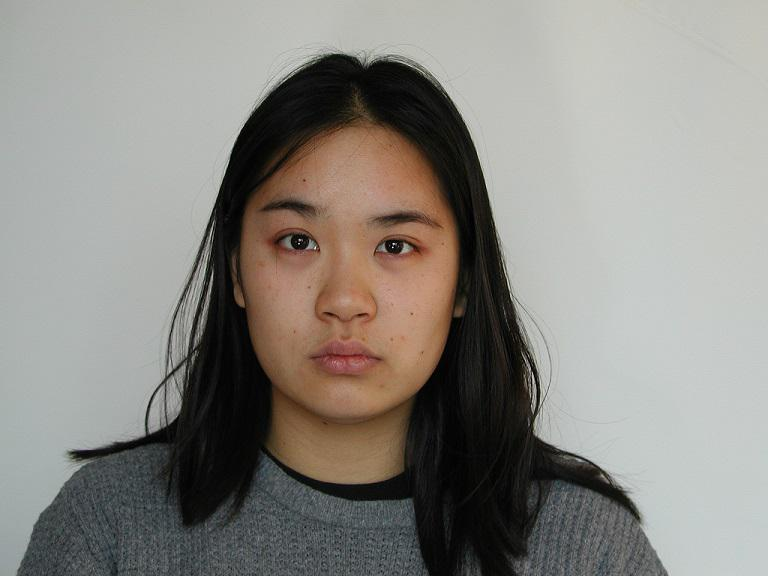
#> input picture data/images/003.jpg, 768 x 576 px, found by its file name
$ jupyter execute --allow-errors test.ipynb   (shell and % lines are left out)   (older library calls are emulated)
#> lines starting #> are read from the running program, lines starting #| are printed output that depends on the picture
[cell 1]
import numpy as np
import time
import os
import pandas as pd
import matplotlib.pyplot as plt

import cv2
import tensorflow as tf
import json
from urllib import request, parse

from PIL import Image
from matplotlib.patches import Ellipse, Circle
from sklearn.utils import shuffle
from tensorflow.python.platform import gfile

[cell 2]
EYE_W = 80
EYE_H = 60
def getEye4Image(imageFilePath):
#     image = Image.open(imageFilePath)
    image  = cv2.imread(imageFilePath, cv2.IMREAD_COLOR)
    img = cv2.GaussianBlur(image, (5,5), 1.5);
    gray = cv2.cvtColor(img, cv2.COLOR_RGB2GRAY)
#     img = cv2.cvtColor(np.asarray(image),cv2.COLOR_RGB2BGR)

    g = Image.fromarray(cv2.cvtColor(gray,cv2.COLOR_GRAY2RGB))
    faceCascade = cv2.CascadeClassifier('../model/haarcascade_frontalface_default.xml')
    faces = faceCascade.detectMultiScale(image, 1.1,2, cv2.CASCADE_SCALE_IMAGE,minSize=(100,100))

    if len(faces) > 0:
        size = 0
        n = 0
        for i in range(len(faces)):
            if size < faces[i][2]:
                size = faces[i][2]
                n = i
        fx = faces[n][0]
        fy = faces[n][1]
        fw = faces[n][2]
        fh = faces[n][3]
        face = image[fy:fy+fh, fx:fx+fw]
        eyeCascade = cv2.CascadeClassifier('../model/haarcascade_lefteye_2splits.xml')
        eyes = eyeCascade.detectMultiScale(face, 1.2,2)
#         print('eye:',len(eyes))
        if len(eyes) > 0:
            lr = 1024
            for i in range(len(eyes)):
                if lr > eyes[i][0]:
                    lr = eyes[i][0]
                    n = i
            w = eyes[n][2]
            h = eyes[n][3]
            x = fx + eyes[n][0]
            y = fy + eyes[n][1] + h/4
            h = h*3/4
            print(x, y, w, h)
# [12 lines of commented-out code are left out]

    eyeX = x
    eyeY = y

    eyeW = w
    eyeH = int(w*3/4.0)

    eyeBox = (eyeX, eyeY, eyeX+eyeW, eyeY+eyeH)

    eye = g.crop(eyeBox)
    eyeImage = eye.resize((EYE_W,EYE_H),Image.ANTIALIAS)
    eyeGray = eyeImage.convert('L')
    eyeData = np.array(eyeGray)
# [4 lines of commented-out code are left out]
    return eyeData,eyeImage,eyeX,eyeY,eyeW,eyeH

def getTestData(eye):
    data_list = []
    data = eye/255.0
    data_list.append(data)
    X = np.vstack(data_list)
    X = X.reshape(-1, EYE_W*EYE_H, 1)
    return X

[cell 3]
def display(name):
    eyeData, eyeImage, eyeX, eyeY, eyeW, eyeH= getEye4Image(name)
    xyc = ['RAX','RAY','yellow',
          'ROX','ROY','red',
          'RBX','RBY','blue',
          'RUX','RUY','green',
          'RDX','RDY','aqua',

#           'LAX','LAY','yellow',
#           'LOX','LOY','red',
#           'LBX','LBY','blue',
#           'LUX','LUY','green',
#           'LDX','LDY','aqua'
    ]
    eye_label = []
    test_list = getTestData(eyeData)
    with tf.gfile.FastGFile('../data/eye_17000.pb', 'rb') as f:
            graph_def = tf.GraphDef()
            graph_def.ParseFromString(f.read())
            tf.import_graph_def(graph_def, name='')
    with tf.Session() as sess:
        out_tensor_name = 'layer/out/p/output:0'
        out_data_tensor = sess.graph.get_tensor_by_name(out_tensor_name)
        batch_xs = test_list[0:1,...]
#         print(batch_xs.shape)
        batch_xs = batch_xs.reshape(-1, EYE_W*EYE_H)
        data_tensor = sess.run(out_data_tensor,{'input/x:0':batch_xs,'input/k:0':1.0})
#         print(data_tensor)
    plt.figure(figsize=(6,2))
    ax = plt.subplot(121)
    plt.imshow(eyeImage)
    for i in range(5):
        px = data_tensor[0][2*i]*EYE_W/2.0 + EYE_W/2.0 #flag[xyc[i*3]] - eyeX
        py = data_tensor[0][2*i+1]*EYE_W/2.0 + EYE_W/2.0 #flag[xyc[i*3+1]] - eyeY
        plt.plot(int(px), int(py), '.', label='point', color=xyc[i*3+2])
    plt.show()

[cell 4]
display('../data/003.jpg')
#> in getEye4Image, image is the input picture: shape (576, 768, 3); mean B, G, R 130, 135.6, 138.6
#> in getEye4Image, `gray = cv2.cvtColor(img, cv2.COLOR_RGB2GRAY)`:
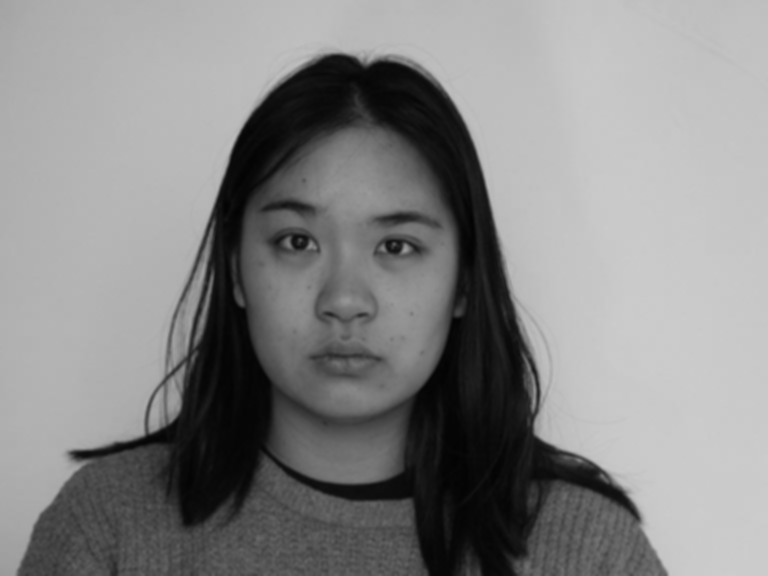
#> gray: shape (576, 768); min 2, max 205, mean 134.2
#> in getEye4Image, `faces = faceCascade.detectMultiScale(image, 1.1,2, cv2.CASCADE_SCALE_I..`: faces = [[213, 138, 274, 274]]
#> the loop in getEye4Image, `for i in range(len(faces)):` made 1 pass
#> (size, n) on pass 1: (274, 0)
#> after the loop in getEye4Image, `for i in range(len(faces)):`: n = 0; size = 274
#> in getEye4Image, `fx = faces[n][0]`: fx = 213
#> in getEye4Image, `fy = faces[n][1]`: fy = 138
#> in getEye4Image, `fw = faces[n][2]`: fw = 274
#> in getEye4Image, `face = image[fy:fy+fh, fx:fx+fw]`:
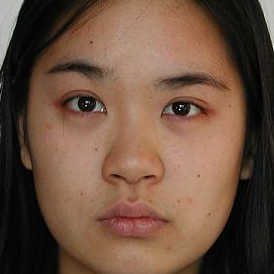
#> face: shape (274, 274, 3); mean B, G, R 63.8, 81.3, 108.9
#> in getEye4Image, `eyes = eyeCascade.detectMultiScale(face, 1.2,2)`: eyes = [[157, 68, 62, 62], [56, 62, 65, 65]]
#> the loop in getEye4Image, `for i in range(len(eyes)):` made 2 passes
#> (lr, n) on passes 1 to 2: (157, 0), (56, 1)
#> after the loop in getEye4Image, `for i in range(len(eyes)):`: lr = 56; n = 1
#> in getEye4Image, `w = eyes[n][2]`: w = 65
#> in getEye4Image, `x = fx + eyes[n][0]`: x = 269
#> in getEye4Image, `y = fy + eyes[n][1] + h/4`: y = 216.2
#> in getEye4Image, `h = h*3/4`: h = 48.75
#| 269 216.25 65 48.75
#> in getEye4Image, `eyeX = x`: eyeX = 269
#> in getEye4Image, `eyeY = y`: eyeY = 216.2
#> in getEye4Image, `eyeW = w`: eyeW = 65
#> in getEye4Image, `eyeH = int(w*3/4.0)`: eyeH = 48
#> in getEye4Image, `eyeBox = (eyeX, eyeY, eyeX+eyeW, eyeY+eyeH)`: eyeBox = (269, 216.2, 334, 264.2)
#> in getEye4Image, `eye = g.crop(eyeBox)`:
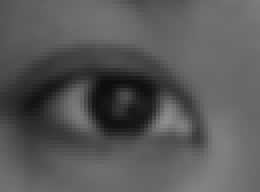
#> eye: PIL image 65x48 RGB (shown 4 times larger); min 13, max 141, mean 88.3
#> in display, `eyeData, eyeImage, eyeX, eyeY, eyeW, eyeH= getEye4Image(name)`: eyeX = 269; eyeY = 216.2; eyeW = 65; eyeH = 48
#> in getTestData, `X = X.reshape(-1, EYE_W*EYE_H, 1)`: X = 4800 values, max 0.557 at index 3011, min 0.051 at index 2112, mean 0.346
#> in display, `test_list = getTestData(eyeData)`: test_list has the same summary as X in getTestData
#> (the call stopped at in display, `with tf.gfile.FastGFile('../data/eye_17000.pb', 'rb') as f:`: tensorflow is not available in this run)
#> (the rest of this cell did not finish here and is left out)

display('../data/test.002.jpg')

[cell 5]
eyeData, eyeImage, eyeX, eyeY, eyeW, eyeH= getEye4Image('../data/003.jpg')
#| 269 216.25 65 48.75
#> eyeX = 269; eyeY = 216.2; eyeW = 65; eyeH = 48
# eyeData, eyeImage, eyeX, eyeY, eyeW, eyeH= getEye4Image('../data/test.001.jpg')

[cell 6]
xyc = ['RAX','RAY','yellow',
          'ROX','ROY','red',
          'RBX','RBY','blue',
          'RUX','RUY','green',
          'RDX','RDY','aqua',

#           'LAX','LAY','yellow',
#           'LOX','LOY','red',
#           'LBX','LBY','blue',
#           'LUX','LUY','green',
#           'LDX','LDY','aqua'
    ]
eye_label = []

test_list = getTestData(eyeData)
#> test_list has the same summary as X in getTestData

#> (the rest of this cell did not finish here and is left out)

[cell 7]
import Number as num
import time
#> (the rest of this cell did not finish here and is left out)

[cell 8]
import tensorflow as tf
import numpy as np
import matplotlib.pyplot as plt
import pandas as pd
from sklearn.utils import shuffle
from tensorflow.python.platform import gfile
#from tensorflow.python.framework import graph_util
from PIL import Image

import time

sess = None
w = 60#360
h = 80#178
ws = 150
hs = 52
box0  = [
    [ws,hs+1353, w, h],
    [ws,hs+1531, w, h],
    [ws,hs+1711, w, h],
#     [ws,hs+1888, w, h],

    [ws+361,hs+1353, w, h],
    [ws+361,hs+1531, w, h],
    [ws+361,hs+1711, w, h],
    [ws+361,hs+1888, w, h],

    [ws+721,hs+1353, w, h],
    [ws+721,hs+1531, w, h],
    [ws+721,hs+1711, w, h],
#     [ws+721,hs+1888, w, h],
]
box  = [
    [ws,hs+1408, w, h],
    [ws,hs+1597, w, h],
    [ws,hs+1784, w, h],
#     [ws,hs+1971, w, h],

    [ws+361,hs+1408, w, h],
    [ws+361,hs+1597, w, h],
    [ws+361,hs+1784, w, h],
    [ws+361,hs+1971, w, h],

    [ws+721,hs+1408, w, h],
    [ws+721,hs+1597, w, h],
    [ws+721,hs+1784, w, h],
#     [ws+721,hs+1971, w, h],
]

[cell 9]
def get_image(filename):
    img = np.array(Image.open(filename).convert('L'),'f')
    ss = img.reshape(-1, w*h)
    return ss

[cell 10]
def getNumImg(name):
    img = Image.open(name)
    data_list = []
    for i in range(len(box)):
        b = (box[i][0], box[i][1], box[i][0]+box[i][2], box[i][1]+box[i][3])
        roi = img.crop(b)
#         print(type(roi))
        roi.save('tmp.png')
        d = get_image('tmp.png')
        d = d/255.0
#         tf.cast(d, tf.float32)
        ss = d.reshape(w*h,1)
#         image_val = tf.concat(0,ss)
        data_list.append(ss)
    X = np.vstack(data_list)
    X = X.reshape(-1, w*h, 1)

    return X

def display(name):
    img = Image.open(name)

    box = (0, 1080, 1330, 2160)
    roi = img.crop(box)
#     sq = img.shape[0]
#     print("sq:%s %s" % (sq, img.shape))

#     one_image = img.reshape(int(sq), int(sq))
    plt.axis('off')
    plt.imshow(roi)
    plt.show()

def getNum(fileName):

    test_list = getNumImg(fileName)
    name_str = [
        '数字0',
        '数字1',
        '数字2',
        '数字3',
        '数字4',
        '数字5',
        '数字6',
        '数字7',
        '数字8',
        '数字9',
        ]
    num_label = []
    with tf.gfile.FastGFile('./num.pb', 'rb') as f:
            graph_def = tf.GraphDef()
            graph_def.ParseFromString(f.read())
            tf.import_graph_def(graph_def, name='')
    with tf.Session() as sess:
        out_tensor_name = 'layer/out/p/output:0'
        out_data_tensor = sess.graph.get_tensor_by_name(out_tensor_name)
        batch_xs = test_list[0:10,...]
        batch_xs = batch_xs.reshape(-1, w*h)
        data_tensor = sess.run(out_data_tensor,{'input/x:0':batch_xs,'input/k:0':1.0})
        for i in range(10):
            predictions = np.squeeze(data_tensor[i])
            top_k = predictions.argsort()[-1:][::-1]
            for node_id in top_k:
                score = predictions[node_id]
                num_label.append(node_id)
        #         print(score)
                #print('位置 %s %s (识别概率：%.5f)' % (i,name_str[int(node_id)], score))
#             print()
    return num_label

#> (a cell that did not finish here is left out)

$ run again, with data/images/001.jpg copied over data/images/003.jpg
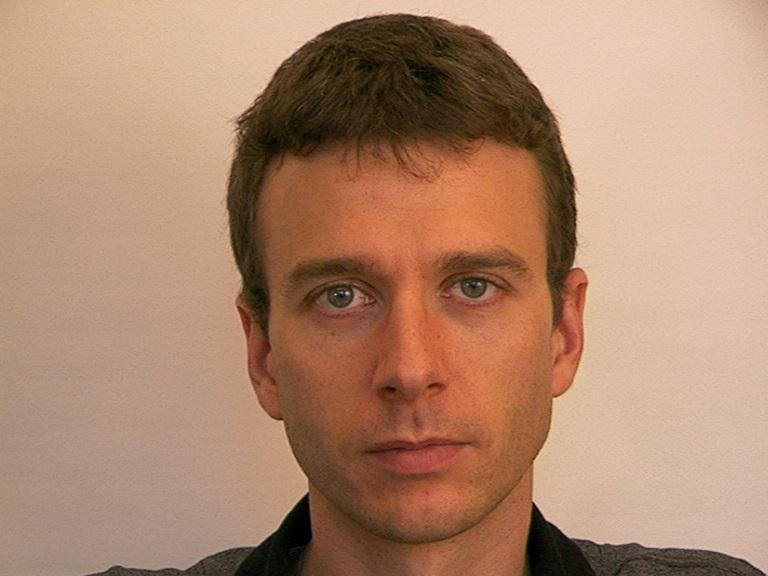
#> input picture data/images/001.jpg, 768 x 576 px, found by its file name
#> in getEye4Image, image is the input picture: shape (576, 768, 3); mean B, G, R 110.3, 135.6, 174.4
#> faces = [[226, 152, 354, 354]]
#> the loop in getEye4Image, `for i in range(len(faces)):` made 1 pass
#> (size, n) on pass 1: (354, 0)
#> after the loop in getEye4Image, `for i in range(len(faces)):`: n = 0; size = 354
#> fx = 226
#> fy = 152
#> fw = 354
#> in getEye4Image, `face = image[fy:fy+fh, fx:fx+fw]`:
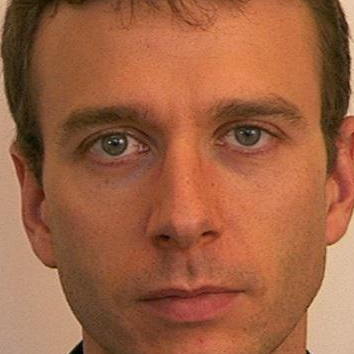
#> face: shape (354, 354, 3); mean B, G, R 66.3, 97.8, 158.2
#> eyes = [[215, 85, 78, 78], [79, 96, 77, 77]]
#> the loop in getEye4Image, `for i in range(len(eyes)):` made 2 passes
#> (lr, n) on passes 1 to 2: (215, 0), (79, 1)
#> after the loop in getEye4Image, `for i in range(len(eyes)):`: lr = 79; n = 1
#> w = 77
#> x = 305
#> y = 267.2
#> in getEye4Image, `h = h*3/4`: h = 57.75
#| 305 267.25 77 57.75
#> in getEye4Image, `eyeX = x`: eyeX = 305
#> in getEye4Image, `eyeY = y`: eyeY = 267.2
#> in getEye4Image, `eyeW = w`: eyeW = 77
#> in getEye4Image, `eyeH = int(w*3/4.0)`: eyeH = 57
#> eyeBox = (305, 267.2, 382, 324.2)
#> in getEye4Image, `eye = g.crop(eyeBox)`:
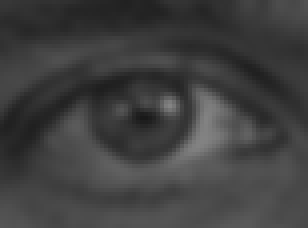
#> eye: PIL image 77x57 RGB (shown 4 times larger); min 25, max 132, mean 63.5
#> in display, `eyeData, eyeImage, eyeX, eyeY, eyeW, eyeH= getEye4Image(name)`: eyeX = 305; eyeY = 267.2; eyeW = 77; eyeH = 57
#> X = 4800 values, max 0.51 at index 2203, min 0.102 at index 2436, mean 0.249
#> in display, `test_list = getTestData(eyeData)`: test_list has the same summary as X in getTestData
#| 305 267.25 77 57.75
#> `eyeData, eyeImage, eyeX, eyeY, eyeW, eyeH= getEye4Image('../data/003.j..`: eyeX = 305; eyeY = 267.2; eyeW = 77; eyeH = 57
#> `test_list = getTestData(eyeData)`: test_list has the same summary as X in getTestData

$ run again, with data/images/002.jpg copied over data/images/003.jpg
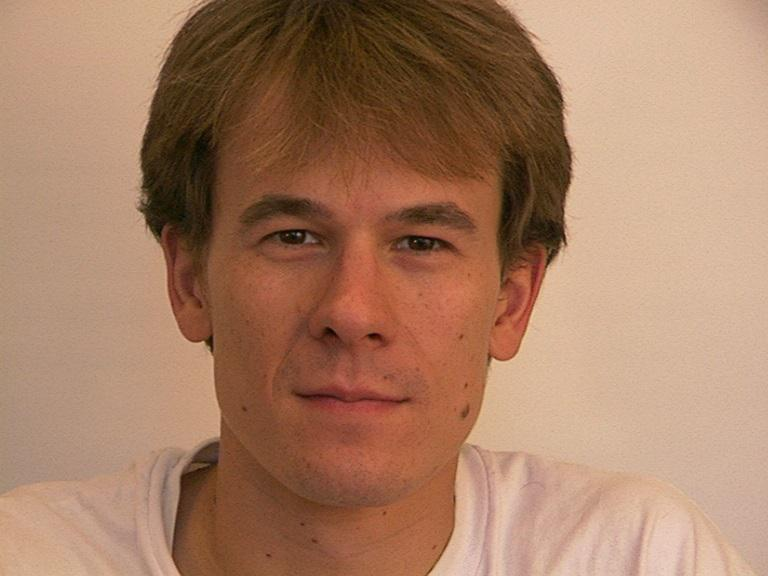
#> input picture data/images/002.jpg, 768 x 576 px, found by its file name
#> in getEye4Image, image is the input picture: shape (576, 768, 3); mean B, G, R 99.8, 125.7, 166.7
#> faces = [[171, 97, 363, 363]]
#> the loop in getEye4Image, `for i in range(len(faces)):` made 1 pass
#> (size, n) on pass 1: (363, 0)
#> after the loop in getEye4Image, `for i in range(len(faces)):`: n = 0; size = 363
#> fx = 171
#> fy = 97
#> fw = 363
#> in getEye4Image, `face = image[fy:fy+fh, fx:fx+fw]`:
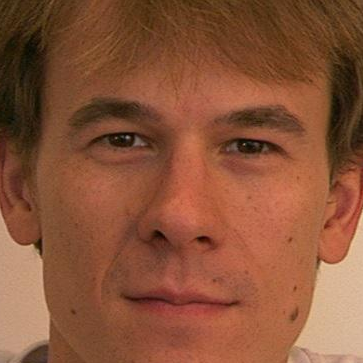
#> face: shape (363, 363, 3); mean B, G, R 56.2, 83.2, 137.3
#> eyes = [[222, 103, 67, 67], [83, 88, 82, 82]]
#> the loop in getEye4Image, `for i in range(len(eyes)):` made 2 passes
#> (lr, n) on passes 1 to 2: (222, 0), (83, 1)
#> after the loop in getEye4Image, `for i in range(len(eyes)):`: lr = 83; n = 1
#> w = 82
#> x = 254
#> y = 205.5
#> in getEye4Image, `h = h*3/4`: h = 61.5
#| 254 205.5 82 61.5
#> in getEye4Image, `eyeX = x`: eyeX = 254
#> in getEye4Image, `eyeY = y`: eyeY = 205.5
#> in getEye4Image, `eyeW = w`: eyeW = 82
#> in getEye4Image, `eyeH = int(w*3/4.0)`: eyeH = 61
#> eyeBox = (254, 205.5, 336, 266.5)
#> in getEye4Image, `eye = g.crop(eyeBox)`:
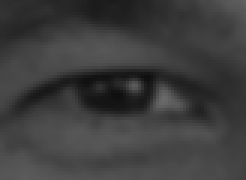
#> eye: PIL image 82x60 RGB (shown 3 times larger); min 15, max 105, mean 61.2
#> in display, `eyeData, eyeImage, eyeX, eyeY, eyeW, eyeH= getEye4Image(name)`: eyeX = 254; eyeY = 205.5; eyeW = 82; eyeH = 61
#> X = 4800 values, max 0.412 at index 2693, min 0.0588 at index 2047, mean 0.24
#> in display, `test_list = getTestData(eyeData)`: test_list has the same summary as X in getTestData
#| 254 205.5 82 61.5
#> `eyeData, eyeImage, eyeX, eyeY, eyeW, eyeH= getEye4Image('../data/003.j..`: eyeX = 254; eyeY = 205.5; eyeW = 82; eyeH = 61
#> `test_list = getTestData(eyeData)`: test_list has the same summary as X in getTestData
